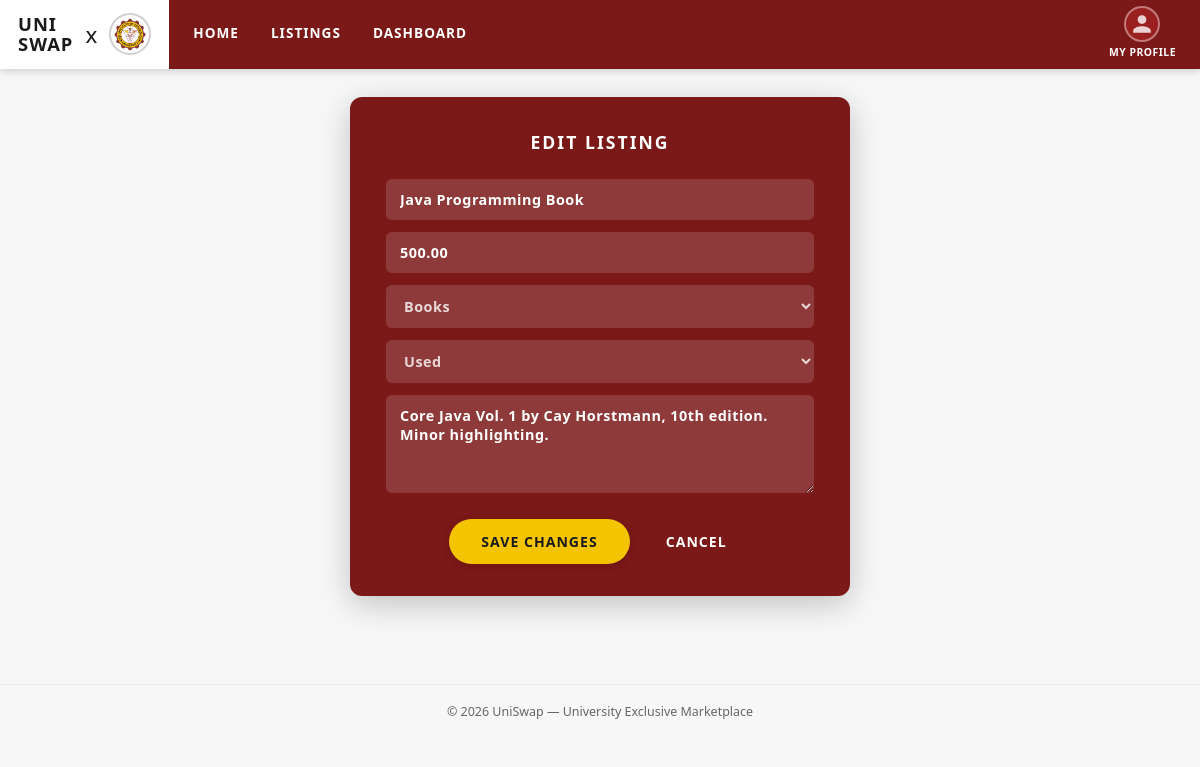
Screenshot of /user_edit_listing.php?id=I00000000002 (signed in) with the database file from the repository.
### tables this page shows
CREATE TABLE IF NOT EXISTS `POSTS` (
  `itemID`      char(12)       NOT NULL,
  `sellerID`    int(11)        NOT NULL,
  `categoryID`  int(11)        NOT NULL,
  `title`       varchar(150)   NOT NULL,
  `description` text           DEFAULT NULL,
  `price`       decimal(10,2)  DEFAULT 0.00,
  `datePosted`  date           DEFAULT NULL,
  `condition`   varchar(50)    DEFAULT NULL,
  PRIMARY KEY (`itemID`),
  KEY `sellerID` (`sellerID`),
  KEY `categoryID` (`categoryID`),
  CONSTRAINT `POSTS_ibfk_1` FOREIGN KEY (`sellerID`) REFERENCES `SELLER` (`sellerID`),
  CONSTRAINT `POSTS_ibfk_2` FOREIGN KEY (`categoryID`) REFERENCES `CATEGORY` (`categoryID`)
);

CREATE TABLE IF NOT EXISTS `CATEGORY` (
  `categoryID`   int(11)      NOT NULL AUTO_INCREMENT,
  `categoryName` varchar(100) NOT NULL,
  PRIMARY KEY (`categoryID`)
);

### user_edit_listing.php (the view, shortened to what this page needs)
<?php
include 'connect.php';
$studentID = $_SESSION['user_studentid'];
$itemID    = isset($_GET['id']) ? trim($_GET['id']) : '';
$checkSQL = "SELECT p.* FROM POSTS p
             INNER JOIN SELLER s ON p.sellerID = s.sellerID
             WHERE p.itemID='" . mysqli_real_escape_string($connection,$itemID) . "'
             AND s.studentID='$studentID' LIMIT 1";
$checkRes = mysqli_query($connection, $checkSQL);
$post     = mysqli_fetch_assoc($checkRes);
$catResult = mysqli_query($connection, "SELECT categoryID, categoryName FROM CATEGORY ORDER BY categoryName");
require_once 'includes/header.php';
?>
<div class="uni-page">
<div class="new-listing-card">
    <h2>Edit Listing</h2>
    <form method="post">
        <div class="listing-field">
            <input type="text" name="txttitle" placeholder="Title" value="<?php echo htmlspecialchars($post['title']); ?>" required>
        </div>
        <div class="listing-field">
            <input type="number" step="0.01" min="1" name="txtprice" placeholder="Price (₱)" value="<?php echo htmlspecialchars($post['price']); ?>" required>
        </div>
        <div class="listing-field">
            <select name="txtcategory" required>
                <?php while($cat = mysqli_fetch_assoc($catResult)): ?>
                    <option value="<?php echo $cat['categoryID']; ?>" <?php echo ($cat['categoryID']==$post['categoryID']) ? 'selected' : ''; ?>><?php echo htmlspecialchars($cat['categoryName']); ?></option>
                <?php endwhile; ?>
            </select>
        </div>
        <div class="listing-field">
            <select name="txtcondition">
                <?php foreach(['New','Good','Used','For Parts'] as $cond): ?>
                    <option value="<?php echo $cond; ?>" <?php echo ($post['condition']===$cond) ? 'selected' : ''; ?>><?php echo $cond; ?></option>
                <?php endforeach; ?>
            </select>
        </div>
        <div class="listing-field">
            <textarea name="txtdescription" rows="4" placeholder="Description..."><?php echo htmlspecialchars($post['description'] ?? ''); ?></textarea>
        </div>
        <div class="btn-center" style="gap:12px;">
            <button type="submit" name="btnUpdate" class="btn-yellow">Save Changes</button>
            <a href="user_dashboard.php" class="btn-maroon" style="padding:12px 24px;border-radius:30px;font-weight:700;font-size:0.88rem;text-transform:uppercase;">Cancel</a>
        </div>
    </form>
</div>
</div>
<?php require_once 'includes/footer.php'; ?>

### css/uniswap.css (style rules this page uses)
:root { --maroon: #7B1818; --maroon-dark: #5C1010; --maroon-light: #9A2020; --yellow: #F5C400; --yellow-dark: #D4A800; --yellow-light: #FFD700; --white: #FFFFFF; --off-white: #F7F7F7; --light-gray: #EBEBEB; --gray: #D0D0D0; --dark: #1A1A1A; --text-muted: #666666; --font: 'Segoe UI', Arial, sans-serif; --shadow: 0 2px 12px rgba(0,0,0,0.10); --radius: 8px; }
*, *::before, *::after { box-sizing: border-box; margin: 0; padding: 0; }
html, body { height: 100%; }
body { font-family: var(--font); background: var(--off-white); color: var(--dark); line-height: 1.5; min-height: 100vh; }
a { text-decoration: none; color: inherit; }
button, input, select, textarea { font-family: inherit; }
.uni-page { max-width: 1100px; margin: 0 auto; padding: 28px 20px 48px; }
.new-listing-card { background: var(--maroon); border-radius: 12px; padding: 32px 36px; max-width: 500px; margin: 0 auto; box-shadow: 0 8px 32px rgba(0,0,0,0.22); }
.new-listing-card h2 { color: var(--white); font-size: 1.1rem; font-weight: 800; text-align: center; text-transform: uppercase; letter-spacing: 2px; margin-bottom: 24px; }
.listing-field { margin-bottom: 12px; }
.listing-field input, .listing-field select, .listing-field textarea { width: 100%; padding: 11px 14px; background: rgba(255,255,255,0.15); border: none; border-radius: 6px; color: var(--white); font-size: 0.9rem; outline: none; transition: background 0.15s; font-weight: 600; letter-spacing: 0.5px; }
.listing-field input::placeholder, .listing-field textarea::placeholder { color: rgba(255,255,255,0.7); font-weight: 700; text-transform: uppercase; letter-spacing: 0.5px; }
.listing-field select { color: rgba(255,255,255,0.8); }
.listing-field select option { color: var(--dark); background: var(--white); }
.btn-yellow { display: inline-block; background: var(--yellow); color: var(--dark); font-weight: 800; font-size: 0.88rem; padding: 12px 32px; border-radius: 30px; border: none; cursor: pointer; letter-spacing: 1px; text-transform: uppercase; transition: background 0.2s, transform 0.1s; box-shadow: 0 2px 8px rgba(0,0,0,0.12); text-align: center; }
.btn-maroon { display: inline-block; background: var(--maroon); color: var(--white); font-weight: 800; font-size: 0.88rem; padding: 12px 28px; border-radius: 30px; border: none; cursor: pointer; letter-spacing: 1px; text-transform: uppercase; transition: background 0.2s; }
.btn-center { display: flex; justify-content: center; margin-top: 20px; }

### rows the page displays
posts: txttitle "Java Programming Book", txtprice "500.00", txtcategory "Books", txtcondition "Used", txtdescription "Core Java Vol. 1 by Cay Horstmann, 10th edition. Minor highlighting."
